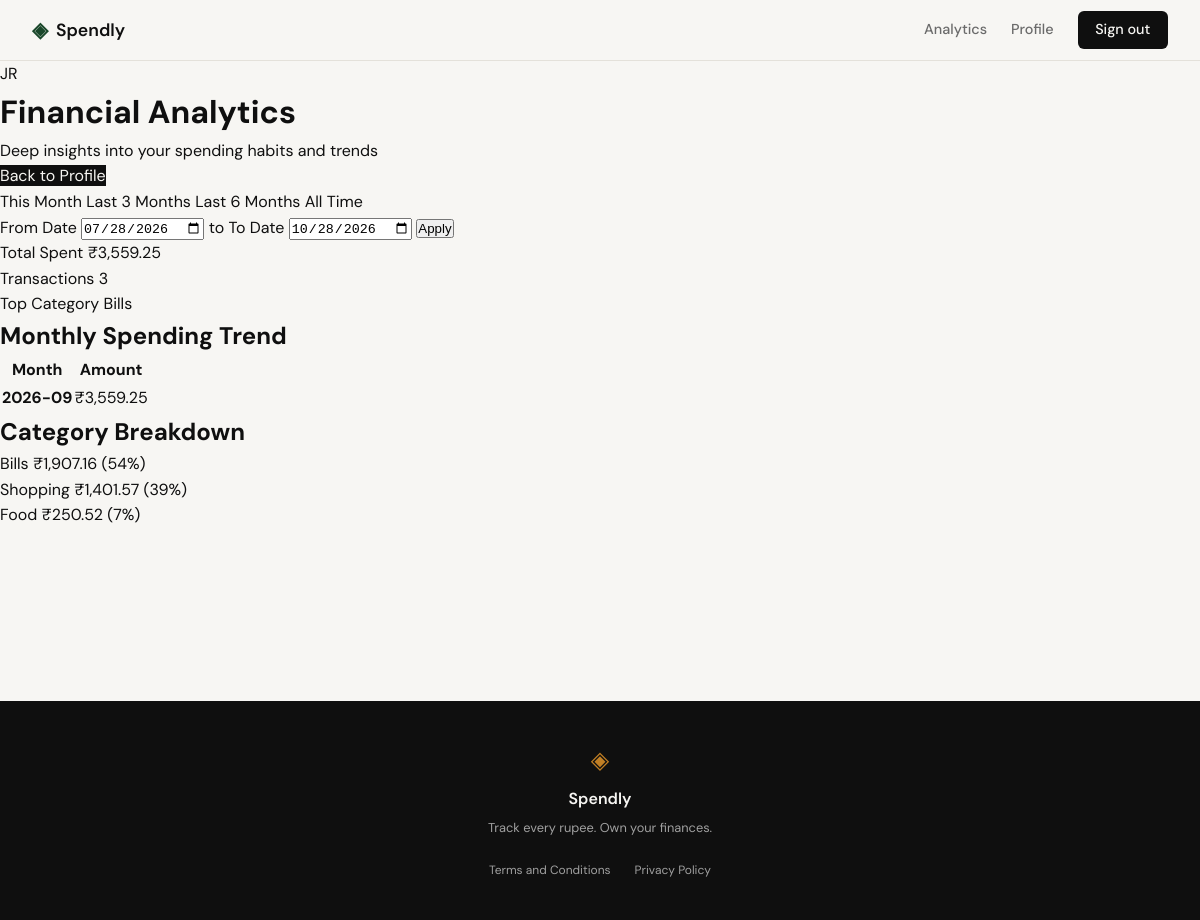
The page /analytics?date_from=2026-07-28&date_to=2026-10-28 (signed in) on the database its author committed.
### tables this page shows
CREATE TABLE expenses (
                id INTEGER PRIMARY KEY AUTOINCREMENT,
                user_id INTEGER NOT NULL,
                amount REAL NOT NULL,
                category TEXT NOT NULL,
                date TEXT NOT NULL,
                description TEXT,
                created_at TEXT DEFAULT CURRENT_TIMESTAMP,
                FOREIGN KEY (user_id) REFERENCES users (id) ON DELETE CASCADE
            );

### app.py (the view)
@app.route("/analytics")
def analytics():
    if not session.get("user_id"):
        return redirect(url_for("login"))
    user_data = get_user_by_id(session["user_id"])
    if not user_data:
        session.clear()
        return redirect(url_for("login"))
    name_parts = user_data["name"].split()
    initials = "".join([part[0].upper() for part in name_parts if part])
    try:
        created_at = datetime.strptime(user_data["created_at"], "%Y-%m-%d %H:%M:%S")
        joined_date = created_at.strftime("%B %Y")
    except:
        joined_date = "Recently"
    user = {
        "name": user_data["name"],
        "email": user_data["email"],
        "initials": initials,
        "joined_date": joined_date
    }
    date_from = request.args.get("date_from")
    date_to = request.args.get("date_to")
    parsed_from = None
    parsed_to = None
    if date_from:
        try:
            parsed_from = datetime.strptime(date_from, "%Y-%m-%d").date()
        except ValueError:
            date_from = None
    if date_to:
        try:
            parsed_to = datetime.strptime(date_to, "%Y-%m-%d").date()
        except ValueError:
            date_to = None
    if parsed_from and parsed_to and parsed_from > parsed_to:
        flash("Start date must be before end date.", "error")
        date_from = None
        date_to = None
        parsed_from = None
        parsed_to = None
    today = datetime.now().date()
    first_of_month = today.replace(day=1)
    three_months_ago = today - relativedelta(months=3)
    six_months_ago = today - relativedelta(months=6)
    preset_urls = {
        "this_month": url_for('analytics',
                              date_from=first_of_month.strftime('%Y-%m-%d'),
                              date_to=today.strftime('%Y-%m-%d')),
        "last_3_months": url_for('analytics',
                                  date_from=three_months_ago.strftime('%Y-%m-%d'),
                                  date_to=today.strftime('%Y-%m-%d')),
        "last_6_months": url_for('analytics',
                                  date_from=six_months_ago.strftime('%Y-%m-%d'),
                                  date_to=today.strftime('%Y-%m-%d')),
        "all_time": url_for('analytics')
    }
    active_preset = None
    if parsed_from and parsed_to:
        if parsed_from == first_of_month and parsed_to == today:
            active_preset = "this_month"
        elif parsed_from == three_months_ago and parsed_to == today:
            active_preset = "last_3_months"
        elif parsed_from == six_months_ago and parsed_to == today:
            active_preset = "last_6_months"
        else:
            active_preset = "custom"
    elif not parsed_from and not parsed_to:
        active_preset = "all_time"
    user_id = session["user_id"]
    stats = get_summary_stats(user_id, date_from=date_from, date_to=date_to)
    categories = get_category_breakdown(user_id, date_from=date_from, date_to=date_to)
    monthly_trend = get_monthly_spending_trend(user_id, date_from=date_from, date_to=date_to)
    return render_template(
        "analytics.html",
        user=user,
        stats=stats,
        categories=categories,
        monthly_trend=monthly_trend,
        date_from=date_from,
        date_to=date_to,
        active_preset=active_preset,
        preset_urls=preset_urls
    )

### database/db.py (called while the page is built)
def get_db():
    conn = sqlite3.connect(DATABASE_PATH)
    conn.row_factory = sqlite3.Row
    conn.execute("PRAGMA foreign_keys = ON")
    return conn

def get_user_by_id(user_id):
    with get_db() as conn:
        user = conn.execute(
            "SELECT id, name, email, created_at FROM users WHERE id = ?",
            (user_id,)
        ).fetchone()
        return dict(user) if user else None

### database/queries.py (called while the page is built)
def format_amount(amount):
    return f"{amount:,.2f}"

### templates/analytics.html (shortened to what this page needs)
{% extends "base.html" %}
{% block content %}
<div class="profile-container">
    <header class="profile-header">
        <div class="user-card">
            <div class="avatar">{{ user.initials }}</div>
            <div class="user-details">
                <h1>Financial Analytics</h1>
                <p class="user-email">Deep insights into your spending habits and trends</p>
            </div>
        </div>
        <a href="{{ url_for('profile') }}" class="logout-btn" style="background: var(--ink); color: var(--paper);">Back to Profile</a>
    </header>
    <section class="filter-bar">
        <div class="filter-presets">
            <a href="{{ preset_urls.this_month }}"
               class="preset-btn {% if active_preset == 'this_month' %}active{% endif %}">
                This Month
            </a>
            <a href="{{ preset_urls.last_3_months }}"
               class="preset-btn {% if active_preset == 'last_3_months' %}active{% endif %}">
                Last 3 Months
            </a>
            <a href="{{ preset_urls.last_6_months }}"
               class="preset-btn {% if active_preset == 'last_6_months' %}active{% endif %}">
                Last 6 Months
            </a>
            <a href="{{ preset_urls.all_time }}"
               class="preset-btn {% if active_preset == 'all_time' %}active{% endif %}">
                All Time
            </a>
        </div>
        <form method="GET" action="{{ url_for('analytics') }}" class="filter-custom">
            <label for="date_from" class="visually-hidden">From Date</label>
            <input type="date"
                   id="date_from"
                   name="date_from"
                   value="{{ date_from or '' }}"
                   class="date-input">
            <span class="filter-separator">to</span>
            <label for="date_to" class="visually-hidden">To Date</label>
            <input type="date"
                   id="date_to"
                   name="date_to"
                   value="{{ date_to or '' }}"
                   class="date-input">
            <button type="submit" class="filter-submit-btn">Apply</button>
        </form>
    </section>
    <section class="stats-grid">
        <div class="stat-card">
            <span class="stat-label">Total Spent</span>
            <span class="stat-value">₹{{ stats.total_spent }}</span>
        </div>
        <div class="stat-card">
            <span class="stat-label">Transactions</span>
            <span class="stat-value">{{ stats.count }}</span>
        </div>
        <div class="stat-card">
            <span class="stat-label">Top Category</span>
            <span class="stat-value">{{ stats.top_category }}</span>
        </div>
    </section>
    <div class="profile-main-grid">
        <section class="history-section">
            <h2>Monthly Spending Trend</h2>
            {% if monthly_trend %}
            <div class="table-wrapper">
                <table class="history-table">
                    <thead>
                        <tr>
                            <th>Month</th>
                            <th class="text-right">Amount</th>
                        </tr>
                    </thead>
                    <tbody>
                        {% for trend in monthly_trend %}
                        <tr>
                            <td><strong>{{ trend.month }}</strong></td>
                            <td class="text-right">₹{{ trend.amount }}</td>
                        </tr>
                        {% endfor %}
                    </tbody>
                </table>
            </div>
            {% else %}
            <p class="empty-state" style="padding: 2rem; color: var(--ink-muted); text-align: center;">No monthly data available for this date range.</p>
            {% endif %}
        </section>
        <section class="breakdown-section">
            <h2>Category Breakdown</h2>
            {% if categories %}
            <div class="category-list">
                {% for cat in categories %}
                <div class="category-item">
                    <div class="category-info">
                        <span class="category-name">{{ cat.name }}</span>
                        <span class="category-amount">₹{{ cat.amount }} ({{ cat.percentage }}%)</span>
                    </div>
                </div>
                {% endfor %}
            </div>
            {% else %}
            <p class="empty-state" style="padding: 2rem; color: var(--ink-muted); text-align: center;">No category breakdown available.</p>
            {% endif %}
        </section>
    </div>
</div>
{% endblock %}

### static/css/style.css (style rules this page uses)
:root { --ink: #0f0f0f; --ink-soft: #2d2d2d; --ink-muted: #6b6b6b; --ink-faint: #a0a0a0; --paper: #f7f6f3; --paper-warm: #f0ede6; --paper-card: #ffffff; --accent: #1a472a; --accent-light: #e8f0eb; --accent-2: #c17f24; --accent-2-light: #fdf3e3; --danger: #c0392b; --danger-light: #fdecea; --border: #e4e1da; --border-soft: #eeebe4; --font-display: 'DM Serif Display', Georgia, serif; --font-body: 'DM Sans', system-ui, sans-serif; --max-width: 1200px; --auth-width: 440px; --radius-sm: 6px; --radius-md: 12px; --radius-lg: 20px; }
*, *::before, *::after { box-sizing: border-box; margin: 0; padding: 0; }
html { font-size: 16px; scroll-behavior: smooth; }
body { background: var(--paper); color: var(--ink); font-family: var(--font-body); font-size: 1rem; line-height: 1.6; -webkit-font-smoothing: antialiased; }
a { color: inherit; text-decoration: none; }

### rows shown on the page
expenses: top_category "Bills", name "Bills", amount "1,907.16", percentage "54"
expenses: name "Shopping", amount "1,401.57", percentage "39"
expenses: name "Food", amount "250.52", percentage "7"

### other values the page prints
{{ user.initials }} "JR"
{{ stats.total_spent }} "3,559.25"
{{ stats.count }} "3"
{{ trend.month }} "2026-09"
{{ trend.amount }} "3,559.25"
